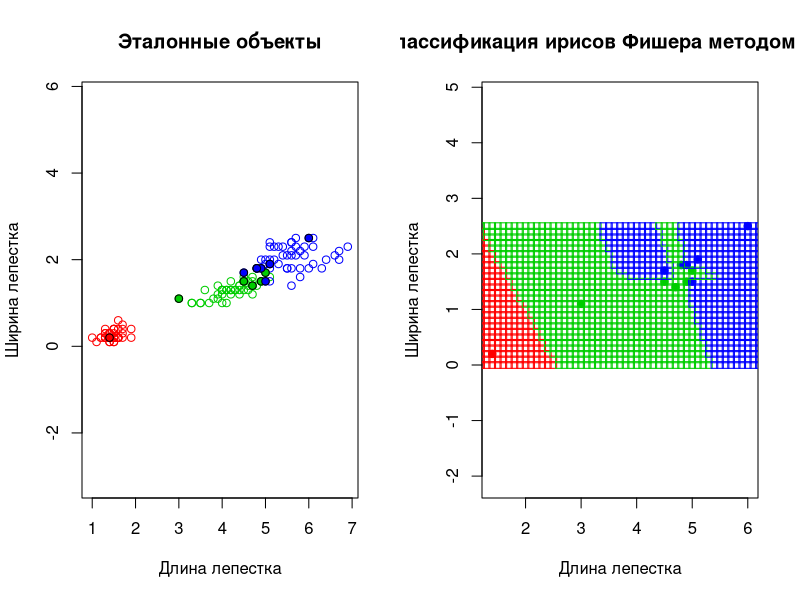

R code for this plot:
dist <- function(u, v) sqrt(sum((u-v)^2))

sort_obj <- function(xl, z, metricFunction = dist) {
  l <- nrow(xl)
  n <- ncol(xl)
  distances <- rep(0, l)
  for (i in 1:l) distances[i] <- metricFunction(xl[i, 1:(n-1)], z)
  orderedXL <- xl[order(distances), ]
  return (orderedXL)
}

kwNN <- function(xl, z, k, q) {
  orderedXl <- sort_obj(xl, z)
  n <- ncol(orderedXl)
  classes <- orderedXl[1:k, n]        # Берём k ближайших соседей
  classes <- table(classes)           # Делаем для них таблицу
  classes[1:length(classes)] <- 0     # Обнуляем все значения в таблице
  for (i in names(classes))           # Для каждого класса
    for (j in 1:k)                    # Проходим по k ближайшим соседям
      if (orderedXl[j, n] == i)       # И суммируем веса всех объектов одинаковых классов
        classes[i] = classes[i] + q^j
  class <- names(which.max(classes))  # Вернём класс с самым большим весом
  return (class)
}

get_margin <- function(xl, z, k, q, target_class) {
  # Получить отступ объекта z для класса target_class
  orderedXl <- sort_obj(xl, z)
  n <- ncol(orderedXl)
  w <- 0
  for (i in 1:k) {
      class <- orderedXl[i, n]
      if (class == target_class) w <- w + q^i
      else w <- w - q^i
  }
  return (w)
}

get_margin_for_all <- function(xl, k, q) {
  # Для всех объектов выборки получить их отступы
  l <- nrow(xl)
  n <- ncol(xl)
  w <- rep(0, l)
  for (i in 1:l) {
    z <- xl[i, 1:(n-1)]
    target_class <- xl[i, n]
    w[i] <- get_margin(xl, z, k, q, target_class)
  }
  return (w)
}

stolp <- function(xl, k, q, eps, eps_noise) {
  l <- nrow(xl)
  n <- ncol(xl)
  omega <- data.frame()
  w <- get_margin_for_all(xl, k, q)
  new_xl <- xl[which(w > eps_noise),] # Удалить выбросы
  l <- nrow(new_xl) # Пересчитать длину выборки
  rownames(new_xl) <- c(1:l) # Перенумеровать выборку
  w <- get_margin_for_all(new_xl, k, q) # Пересчитать отступы
  # Взять по одному эталону из каждого класса
  for (i in unique(new_xl[, n])) {
      indexes <- which(new_xl[, n] == i)
      print(indexes)
      etalon <- new_xl[indexes[which.max(w)],]
      omega <- rbind(omega, etalon)
  }
  print(omega)
  l_omega <- nrow(omega)
  while (l_omega != l) {
    margins <- rep(0, l)
    margins_indexes <- c(1:l)
    errors <- 0
    for (i in 1:l) {
      z <- new_xl[i, 1:(n-1)]
      if (k > l_omega) tmp_k <- l_omega
      else tmp_k <- k
      margins[i] <- c(get_margin(omega, z, tmp_k, q, new_xl[i, n]))
      errors <- errors + (margins[i] < 0)
    }
    if (errors <= eps) break
    #print(margins)
    #print(new_xl[margins_indexes[which.min(margins[margins_indexes])],])
    omega <- rbind(omega, new_xl[margins_indexes[which.min(margins[margins_indexes])],])
    l_omega <- nrow(omega)
  }
  return (omega)
}

build_classification_map <- function(xl, k, q) {
  l <- nrow(xl)
  n <- ncol(xl)
  ox <- seq(0, 7, 0.1)
  oy <- seq(0, 2.5, 0.1)
  classified_objects <- matrix(NA, length(ox)*length(oy), n)
  cnt <- 1
  for (i in ox)
    for (j in oy) {
      z <- c(i, j)
      class <- kwNN(xl, z, k, q)
      classified_objects[cnt, ] <- c(i, j, class)
      cnt <- cnt + 1
    }
  return (classified_objects)
}

draw_plots <- function(xl, omega, classified_objects, k, q) {
  n <- ncol(xl)
  colors <- c("setosa" = "red", "versicolor" = "green3", "virginica" = "blue")
  par(mfrow=c(1,2))
  plot(xl[, 1:(n-1)], pch = 21, col = colors[xl[,n]], main = "Эталонные объекты", xlab = "Длина лепестка", ylab = "Ширина лепестка", asp = 1)
  points(omega[, 1:(n-1)], pch = 21, bg = colors[omega[,n]], col = "black")
  plot(omega[, 1:(n-1)], pch = 21, bg = colors[omega[,n]], col = colors[omega[,n]], main = "Классификация ирисов Фишера методом kwNN", xlab = "Длина лепестка", ylab = "Ширина лепестка", asp = 1)
  points(classified_objects[, 1:(n-1)], pch = 22, col = colors[classified_objects[,n]])
}

#main <- function() {
  xl <- iris[, 3:5]
  k <- 10
  q <- 0.1
  omega <- stolp(xl, k, q, 3, -2)
  omega <- omega[order(as.numeric(rownames(omega))),]
  classified_objects <- build_classification_map(omega, k, q)
  draw_plots(xl, omega, classified_objects, k, q)
#}

#main()